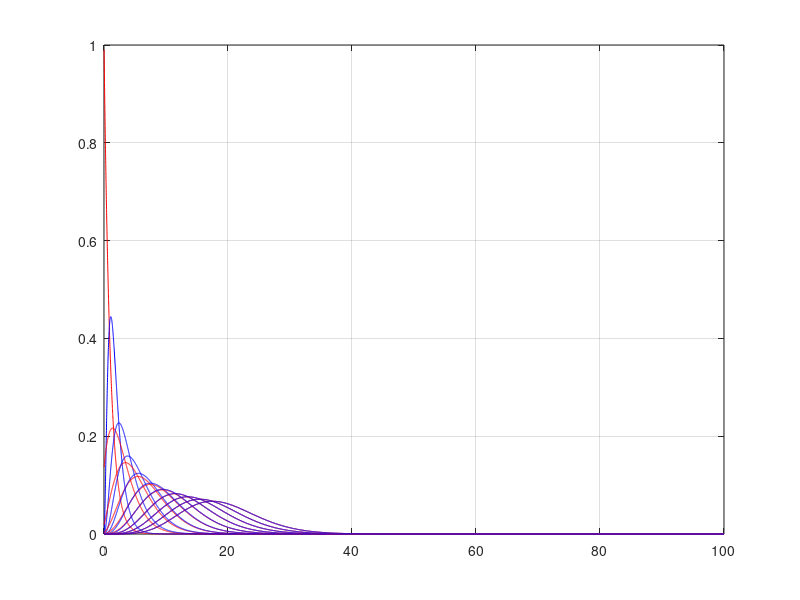
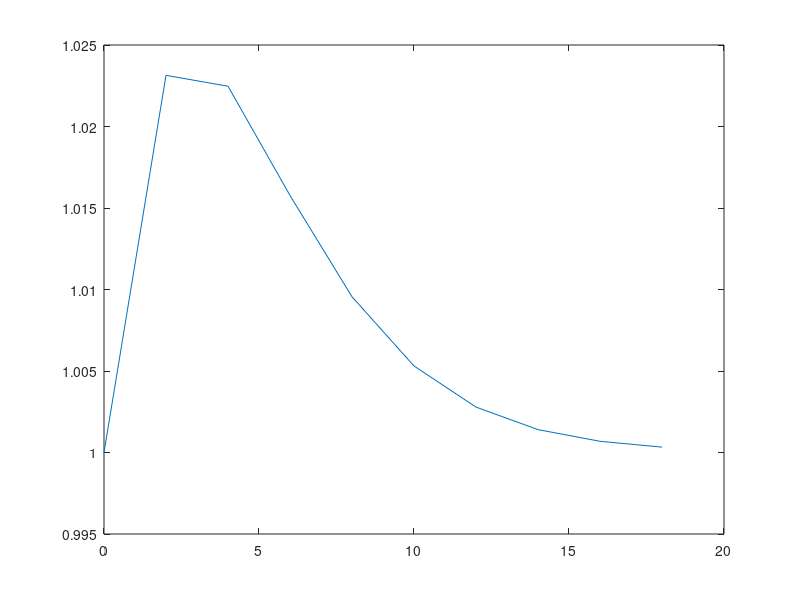
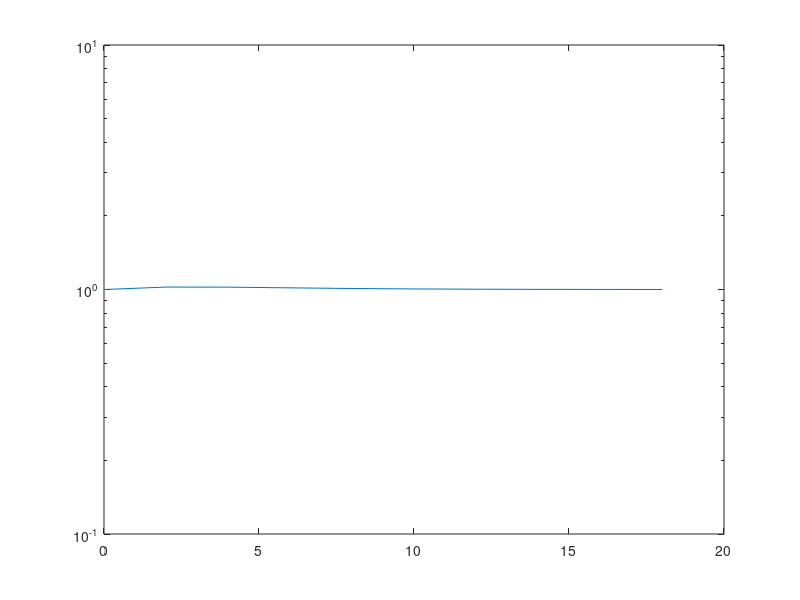
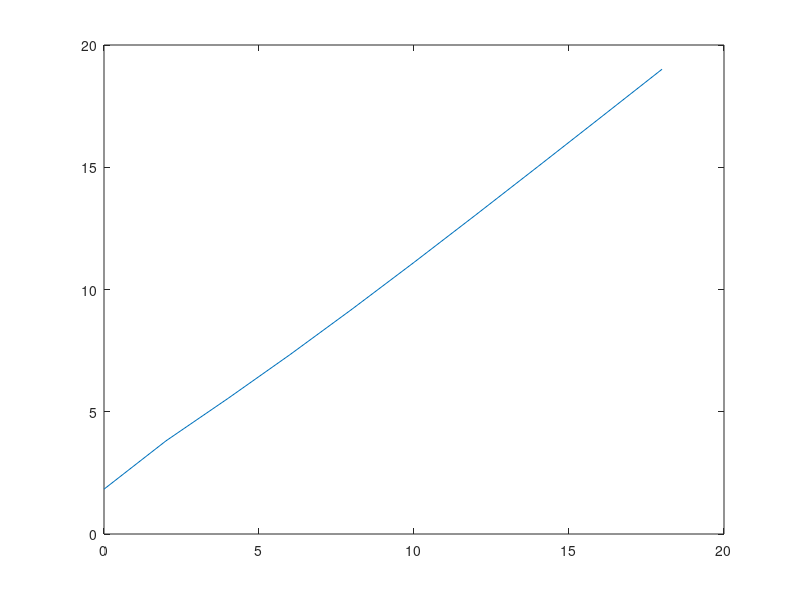

These figures' MATLAB source, in order:
% study_peak_pdf

dx=0.01;
x=dx:dx:100;
nsig=10;
dsig=2;
mu=(1:nsig)*0;
mu1=mu;
sig=mu;
a=mu;

c1=2/3;

figure

for i = 1:nsig
    sig(i)=(i-1)*dsig;
    y1=2*ncx2pdf(2*x,2,2*sig(i)); sum(y1)*dx;
    y=y1.*((1-exp(-x)).^2)/(1-c1.^(1+sig(i))); a(i)=sum(y)*dx;
%     y=y1.*(1-exp(-x)).^2; a(i)=sum(y)*dx;
    plot(x,y1,'r'),hold on,grid on
    plot(x,y,'b'),hold on,grid on
    
    mu(i)=sum(x.*y)*dx;
    mu1(i)=sum(x.*y1)*dx;
end

figure
plot(sig,a)
figure
semilogy(sig,a)
figure
plot(sig,mu)
figure
plot(sig,mu1)
